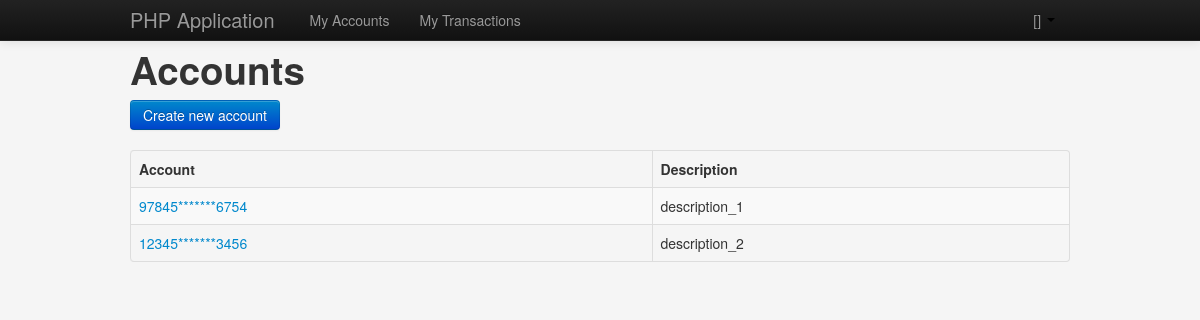
/src/accounts.php?uid=2, run on the app's committed database.
### tables this page shows
CREATE TABLE `accounts` (
  `id` INT NOT NULL AUTO_INCREMENT,
  `acc_num` VARCHAR(16) NOT NULL,
  `description` VARCHAR(200) NULL,
  `user_id` INT NOT NULL,
  PRIMARY KEY (`id`),
  INDEX `user_id_idx` (`user_id` ASC),
  UNIQUE INDEX `acc_num_UNIQUE` (`acc_num` ASC),
  CONSTRAINT `accounts_users`
    FOREIGN KEY (`user_id`)
    REFERENCES `users` (`id`)
    ON DELETE NO ACTION
    ON UPDATE NO ACTION);

### src/helpers.php (called while the page is built)
<?php
function mask($acc){
    return substr_replace($acc, str_repeat('*', 7), 5, 7);
}

### src/accounts.php (the view, shortened to what this page needs)
<?php
$userId = isset($_GET['uid']) ? $_GET['uid'] : $_SESSION['userId'];
?>
<!DOCTYPE html>
<html lang="en">
<head>
    <link rel="stylesheet" href="../web/css/bootstrap.min.css">
    <link rel="stylesheet" href="../web/css/application.css">
</head>
<body>
<div class="navbar navbar-fixed-top navbar-inverse">
    <div class="navbar-inner">
        <div class="container">
            <a href="#" class="brand">PHP Application</a>
            <ul class="nav pull-left">
                <li><a href="accounts.php?uid=<?php echo $userId ?>">My Accounts</a></li>
                <li><a href="transactions.php?uid=<?php echo $userId ?>">My Transactions</a></li>
            </ul>
            <ul class="nav pull-right">
                <li class="dropdown">
                    <a href="#" class="dropdown" data-toggle="dropdown">
                        <?php echo $_SESSION['userName'] . ' [' . strtoupper($_SESSION['roleName']) . ']'; ?>
                        <b class="caret"></b>
                    </a>
                </li>
            </ul>
        </div>
    </div>
</div>
<div class="container">
    <h1>Accounts</h1>
    <div>
        <a href="#create-new-account" class="btn btn-primary" data-toggle="modal">Create new account</a>
    </div>
    <br>
    <table class="table table-bordered table-striped table-hover">
        <thead>
        <tr>
            <th>Account</th>
            <th>Description</th>
        </tr>
        </thead>
        <tbody>
        <?php
        include('connect.php');
        include('helpers.php');
        $query = "SELECT acc_num, description FROM `php-prj`.accounts WHERE user_id = $userId";
        $res = mysqli_query($con, $query);
        while ($row = mysqli_fetch_assoc($res)) {
            $account = $row['acc_num'];
            $maskedAccount = mask($account);
            $description = $row['description'];
            echo "<tr>"
                . "<td><a href='transactions.php?id=$account'>$maskedAccount</a></td>"
                . "<td>$description</td>"
                . "</tr>";
        }
        ?>
        </tbody>
    </table>
</div>
</body>
</html>

### web/css/application.css (style rules this page uses)
body { padding-top: 40px; padding-bottom: 40px; background-color: #f5f5f5; }

### data on the page
accounts: acc_num "97845*******6754", description "description_1"
accounts: acc_num "12345*******3456", description "description_2"
